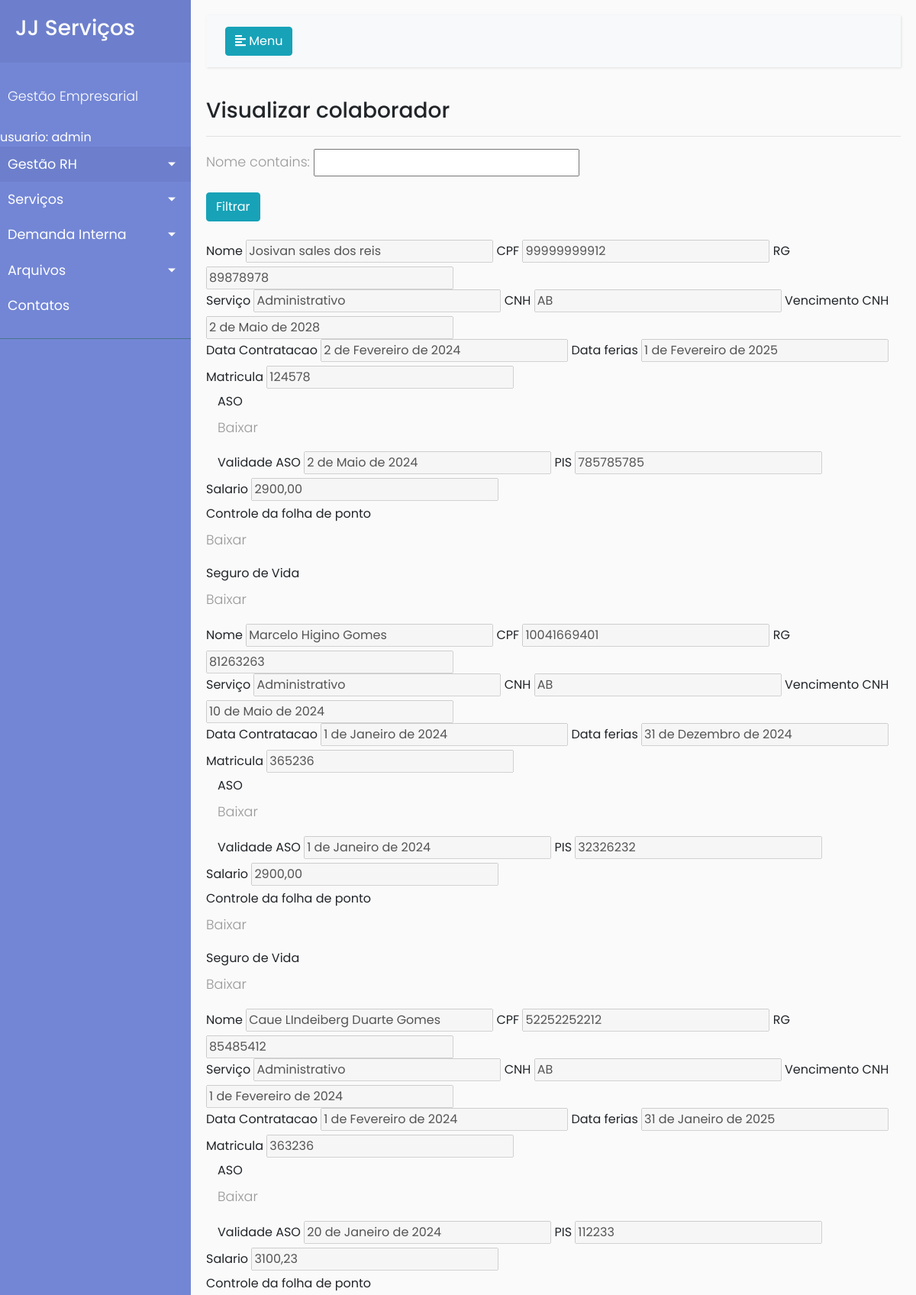
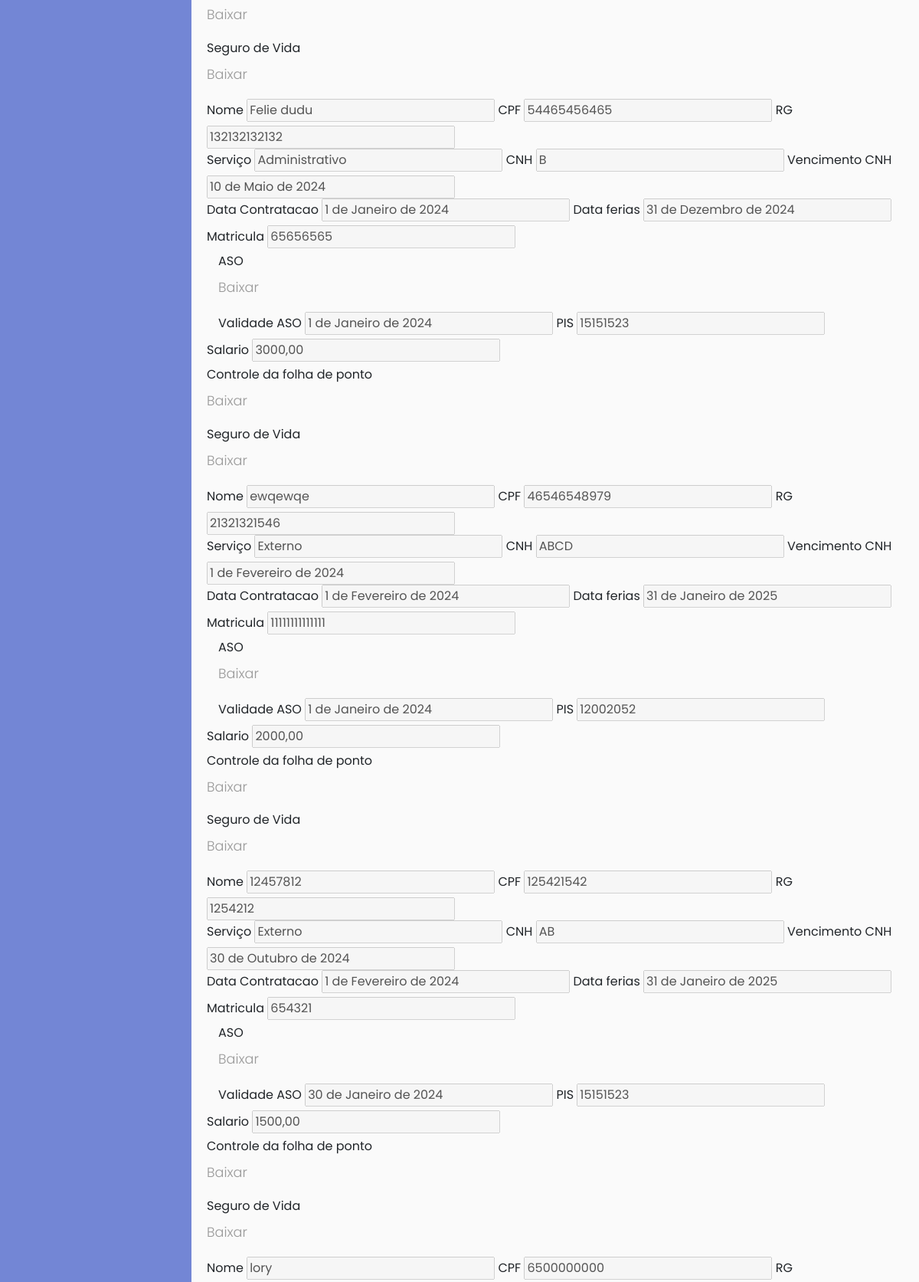
The page /visualizacao/teste (signed in, upper part) on the database its author committed (2 pictures, top to bottom).
### GestaoHR/models.py (models this page shows, shortened)
class collaborator(models.Model):
    tipo_servico = [
        ('Administrativo','Administrativo'),
        ('Externo', 'Externo'),
    ]
    Nome = models.CharField(max_length=150, blank=False, null=False)
    CPF = models.CharField(max_length=11, unique=True, blank=False, null=False)
    RG = models.CharField(max_length=12, unique=True, blank=True, null=True)
    Servico = models.CharField(max_length=20,choices=tipo_servico, )
    CNH = models.CharField(max_length=12, blank=True, null=True)
    Vencimento_CNH = models.DateField(blank=True, null=True)
    Data_contratacao = models.DateField(blank=True, null=True)
    Data_ferias = models.DateField()
    matricula = models.CharField(max_length=15, blank=True, null=True, unique=True)
    ASO = models.FileField(upload_to='media/ASO/', blank=True, null=True)
    validade_aso = models.DateField()
    PIS = models.CharField(max_length=15, blank=True, null=True)
    Salario = models.DecimalField(max_digits=10, decimal_places=2, )
    Controle_folha_ponto = models.FileField(upload_to='media/Controle_folha_ponto/', blank=True, null=True)
    Seguro_de_vida = models.FileField(upload_to='media/Seguro_vida/', blank=True, null=True)

### GestaoHR/views.py (the view)
# urls.py: path('visualizacao/teste', views.to_view_collaborator1, name='testej'),
@login_required
def to_view_collaborator1(request):
    view_collaborator = collaboratorFilter(request.GET, queryset= collaborator.objects.all())
    return render(request, 'visuzalizar.html', {'collaboratorFilter':view_collaborator})

### GestaoHR/templates/visuzalizar.html (shortened to what this page needs)
{% extends 'base.html' %}
{% block 'Material' %}
<h3>Visualizar colaborador</h3>
<hr>
   <form method="get">
    {{ collaboratorFilter.form.as_p }}
    <button class="btn btn-info" type="submit">Filtrar </button>
   </form>
<br>
    {% for colaborador in collaboratorFilter.qs %}
            <div class="form-row">
                <div class="col">
                <label for="">Nome </label>
                <input type="text" value="{{colaborador.Nome}}" disabled>
                <label for=""> CPF </label>
                <input type="text" value="{{colaborador.CPF}}" disabled>
                <label for="">RG</label>
                <input type="text" value="{{colaborador.RG}}"disabled>
                </div>
            </div>
            <div class="form-row">
                <div class="col">
                    <label for="">Serviço</label>
                    <input type="text" value="{{colaborador.Servico}}" disabled>
                    <label for="">CNH</label>
                    <input type="text" value="{{colaborador.CNH}}"disabled>
                    <label for="">Vencimento CNH</label>
                    <input type="text" value="{{colaborador.Vencimento_CNH}}"disabled>
                </div>
            </div>
            <div class="form-row">
                <div class="col">
                <label for="">Data Contratacao</label>
                <input type="text" value="{{colaborador.Data_contratacao}}" disabled>
                <label for="">Data ferias</label>
                <input type="text" value="{{colaborador.Data_ferias}}"disabled>
                <label for="">Matricula</label>
                <input type="text" value="{{colaborador.matricula}}"disabled>
                </div>
            </div>
            <div class="">
                <div class="col">
                <label for="">ASO </label>
                <p><a href="#">Baixar</a></p>
                <label for=""> Validade ASO</label>
                <input type="text" value="{{colaborador.validade_aso}}"disabled>
                <label for="">PIS</label>
                <input type="text" value="{{colaborador.PIS}}"disabled>
                </div>
            </div>
            <div class="form-row">
                <div class="col">
                <label for="">Salario </label>
                <input type="text" value="{{colaborador.Salario}}"disabled>
                <br><label for="">Controle da folha de ponto </label>
                <br><p><a href="#">Baixar</a></p>
                <label for="">Seguro de Vida </label>
                <p><a href="#">Baixar</a></p>
                </div>
            </div>
    {% endfor %}
{% endblock %}

### GestaoHR/templates/base.html (shortened to what this page needs)
<!DOCTYPE html>
<html>
<head>
    <link rel="stylesheet" href="https://stackpath.bootstrapcdn.com/bootstrap/4.1.0/css/bootstrap.min.css">
     {% load static %}
    <link rel="stylesheet" href="{% static '/CSS/style.css' %}">
</head>
<body>
    <div class="wrapper">
        <nav id="sidebar">
            <div class="sidebar-header">
                <h3>JJ Serviços</h3>
            </div>
            <ul class="list-unstyled components">
                <p>Gestão Empresarial</p>
                usuario: {{request.user}}
                <li class="active">
                    <a href="#homeSubmenu" data-toggle="collapse" aria-expanded="false" class="dropdown-toggle">Gestão RH</a>
                </li>
                <li>
                    <a href="#pageSubmenu" data-toggle="collapse" aria-expanded="false" class="dropdown-toggle">Serviços</a>
                </li>
                <li>
                    <a href="#pagenSubmenu" data-toggle="collapse" aria-expanded="false" class="dropdown-toggle">Demanda Interna</a>
                </li>
                <li>
                    <a href="#pagemSubmenu" data-toggle="collapse" aria-expanded="false" class="dropdown-toggle">Arquivos</a>
                </li>
                <li>
                    <a href="#">Contatos</a>
                </li>
            </ul>
        </nav>
        <div id="content">
            <nav class="navbar navbar-expand-lg navbar-light bg-light">
                <div class="container-fluid">
                    <button type="button" id="sidebarCollapse" class="btn btn-info">
                        <i class="fas fa-align-left"></i>
                        <span>Menu</span>
                    </button>
                    <div class="collapse navbar-collapse" id="navbarSupportedContent">
                        <ul class="nav navbar-nav ml-auto">
                            <li class="nav-item active">
                                <a class="nav-link" href="#">{% block 'excel' %}{% endblock %}</a>
                            </li>
                        </ul>
                    </div>
                </div>
            </nav>
            {% block 'Material' %}
            {% endblock %}
        </div>
    </div>
</body>
</html>

### GestaoHR/static/CSS/style.css (style rules this page uses)
body { font-family: 'Poppins', sans-serif; background: #fafafa; }
p { font-family: 'Poppins', sans-serif; font-size: 1.1em; font-weight: 300; line-height: 1.7em; color: #999; }
a, a:hover, a:focus { color: inherit; text-decoration: none; transition: all 0.3s; }
.navbar { padding: 15px 10px; background: #fff; border: none; border-radius: 0; margin-bottom: 40px; box-shadow: 1px 1px 3px rgba(0, 0, 0, 0.1); }
.wrapper { display: flex; width: 100%; align-items: stretch; }
#sidebar { min-width: 250px; max-width: 250px; background: #7386D5; color: #fff; transition: all 0.3s; }
#sidebar .sidebar-header { padding: 20px; background: #6d7fcc; }
#sidebar ul.components { padding: 20px 0; border-bottom: 1px solid #47748b; }
#sidebar ul p { color: #fff; padding: 10px; }
#sidebar ul li a { padding: 10px; font-size: 1.1em; display: block; }
#sidebar ul li.active>a, a[aria-expanded="true"] { color: #fff; background: #6d7fcc; }
a[data-toggle="collapse"] { position: relative; }
.dropdown-toggle::after { display: block; position: absolute; top: 50%; right: 20px; transform: translateY(-50%); }
#content { width: 100%; padding: 20px; min-height: 100vh; transition: all 0.3s; }

### rows shown on the page
collaborator: Nome "Josivan sales dos reis", CPF "99999999912", RG "89878978", Servico "Administrativo", CNH "AB", Vencimento_CNH "2 de Maio de 2028", Data_contratacao "2 de Fevereiro de 2024", Data_ferias "1 de Fevereiro de 2025", matricula "124578", validade_aso "2 de Maio de 2024", PIS "785785785", Salario "2900,00"
collaborator: Nome "Marcelo Higino Gomes", CPF "10041669401", RG "81263263", Servico "Administrativo", CNH "AB", Vencimento_CNH "10 de Maio de 2024", Data_contratacao "1 de Janeiro de 2024", Data_ferias "31 de Dezembro de 2024", matricula "365236", validade_aso "1 de Janeiro de 2024", PIS "32326232", Salario "2900,00"
collaborator: Nome "Caue LIndeiberg Duarte Gomes", CPF "52252252212", RG "85485412", Servico "Administrativo", CNH "AB", Vencimento_CNH "1 de Fevereiro de 2024", Data_contratacao "1 de Fevereiro de 2024", Data_ferias "31 de Janeiro de 2025", matricula "363236", validade_aso "20 de Janeiro de 2024", PIS "112233", Salario "3100,23"
collaborator: Nome "Felie dudu", CPF "54465456465", RG "132132132132", Servico "Administrativo", CNH "B", Vencimento_CNH "10 de Maio de 2024", Data_contratacao "1 de Janeiro de 2024", Data_ferias "31 de Dezembro de 2024", matricula "65656565", validade_aso "1 de Janeiro de 2024", PIS "15151523", Salario "3000,00"
collaborator: Nome "ewqewqe", CPF "46546548979", RG "21321321546", Servico "Externo", CNH "ABCD", Vencimento_CNH "1 de Fevereiro de 2024", Data_contratacao "1 de Fevereiro de 2024", Data_ferias "31 de Janeiro de 2025", matricula "11111111111111", validade_aso "1 de Janeiro de 2024", PIS "12002052", Salario "2000,00"
collaborator: Nome "12457812", CPF "125421542", RG "1254212", Servico "Externo", CNH "AB", Vencimento_CNH "30 de Outubro de 2024", Data_contratacao "1 de Fevereiro de 2024", Data_ferias "31 de Janeiro de 2025", matricula "654321", validade_aso "30 de Janeiro de 2024", PIS "15151523", Salario "1500,00"
collaborator: Nome "lory", CPF "6500000000"

### other values the page prints
{{ request.user }} "admin"
